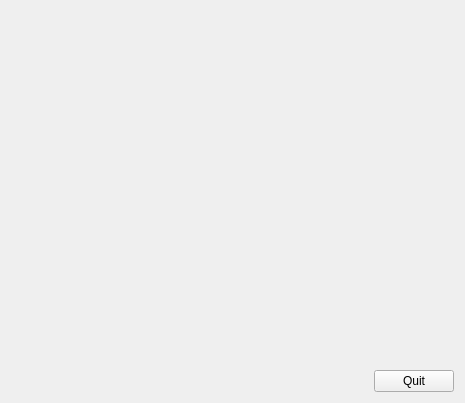
<?xml version="1.0" encoding="UTF-8"?>
<ui version="4.0">
 <class>MainWindow</class>
 <widget class="QMainWindow" name="MainWindow">
  <property name="windowModality">
   <enum>Qt::ApplicationModal</enum>
  </property>
  <property name="geometry">
   <rect>
    <x>0</x>
    <y>0</y>
    <width>465</width>
    <height>403</height>
   </rect>
  </property>
  <property name="sizePolicy">
   <sizepolicy hsizetype="Preferred" vsizetype="Preferred">
    <horstretch>0</horstretch>
    <verstretch>0</verstretch>
   </sizepolicy>
  </property>
  <property name="windowTitle">
   <string> OpenGL</string>
  </property>
  <widget class="QWidget" name="centralWidget">
   <layout class="QHBoxLayout" name="horizontalLayout_2">
    <item>
     <layout class="QHBoxLayout" name="horizontalLayout">
      <item>
       <widget class="GLWidget" name="widget" native="true">
        <property name="sizePolicy">
         <sizepolicy hsizetype="Expanding" vsizetype="Preferred">
          <horstretch>0</horstretch>
          <verstretch>0</verstretch>
         </sizepolicy>
        </property>
       </widget>
      </item>
     </layout>
    </item>
    <item>
     <layout class="QVBoxLayout" name="verticalLayout">
      <item>
       <spacer name="verticalSpacer">
        <property name="orientation">
         <enum>Qt::Vertical</enum>
        </property>
        <property name="sizeHint" stdset="0">
         <size>
          <width>20</width>
          <height>40</height>
         </size>
        </property>
       </spacer>
      </item>
      <item>
       <widget class="QPushButton" name="pushButton">
        <property name="text">
         <string>Quit</string>
        </property>
       </widget>
      </item>
     </layout>
    </item>
   </layout>
  </widget>
 </widget>
 <layoutdefault spacing="6" margin="11"/>
 <customwidgets>
  <customwidget>
   <class>GLWidget</class>
   <extends>QWidget</extends>
   <header>glwidget.h</header>
   <container>1</container>
  </customwidget>
 </customwidgets>
 <resources/>
 <connections>
  <connection>
   <sender>pushButton</sender>
   <signal>clicked()</signal>
   <receiver>MainWindow</receiver>
   <slot>close()</slot>
   <hints>
    <hint type="sourcelabel">
     <x>446</x>
     <y>377</y>
    </hint>
    <hint type="destinationlabel">
     <x>466</x>
     <y>386</y>
    </hint>
   </hints>
  </connection>
 </connections>
</ui>
